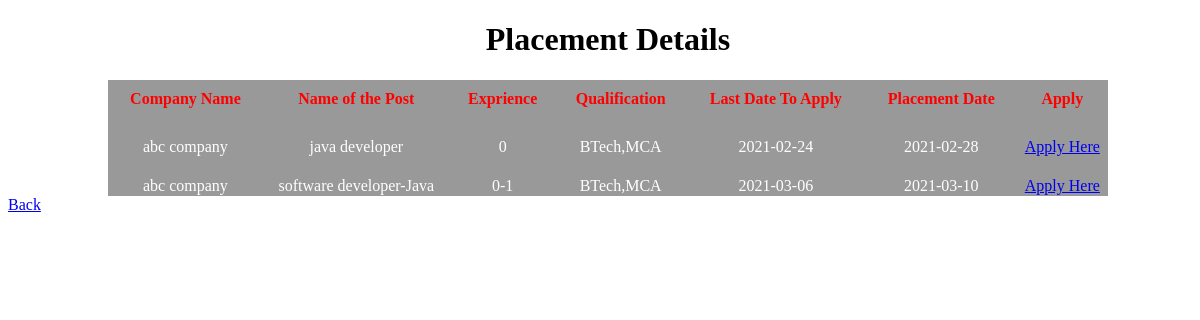
Page /view_placement_notification.php on the committed database.
### tables this page shows
CREATE TABLE `plcementnotificatiob_tb` (
  `noti_id` int(10) NOT NULL,
  `company_name` varchar(40) NOT NULL,
  `company_post` varchar(30) NOT NULL,
  `expeirience` varchar(10) NOT NULL,
  `add_date` date NOT NULL,
  `plcement_date` date NOT NULL,
  `last_date_to_apply` date NOT NULL,
  `qualifications` varchar(60) NOT NULL,
  `login_id` int(10) NOT NULL
);

### view_placement_notification.php (the view, shortened to what this page needs)
<?php
	require('db_connectivity.php');
?>
<!DOCTYPE html>
<html>
	<head>
		<link rel="stylesheet" href="css/view_placement_noti.css">
	</head>
	<body class="table">
	 <div>
	 <h1>Placement Details</h1>
		<table>
			<thead>
				<tr>
					<th>Company Name</th>
					<th>Name of the Post</th>
					<th>Exprience</th>
					<th>Qualification</th>
					<th>Last Date To Apply</th>
					<th>Placement Date</th>
					<th>Apply</th>
				</tr>
			</thead>
			<tbody>
				<?php
					$sql="select * from plcementnotificatiob_tb";
					if(mysqli_query($mysql,$sql))
					{
						$result=mysqli_query($mysql,$sql);
						if(mysqli_num_rows($result)>0)
						{
							while($row=mysqli_fetch_assoc($result))
							{
								echo "<tr>
									<td>".$row['company_name']."</td>
									<td>".$row['company_post']."</td>
									<td>".$row['expeirience']."</td>
									<td>".$row['qualifications']."</td>
									<td>".$row['last_date_to_apply']."</td>
									<td>".$row['plcement_date']."</td>
									<td><a href=apply_for_job.php?id=".$row['noti_id'].">Apply Here</a></td>
									</tr>";
							}
						}
					}
				?>
			</tbody>
		</table>
	  </div>
	  <a href="stud_home.php">Back</a>
	</body>
</html>

### css/view_placement_noti.css (style rules this page uses)
.table { background-image:url("../img/noti1.jpg"); background-size:cover; background-repeat:no-repeat; width:100%; }
h1 { text-align:center; color:black; }
table { border:0px solid; border-collapse:collapse; background-color:rgba(0,0,0,0.4); width:1000px; height:auto; margin-left:100px; padding:10px; margin-top:10px; }
th { margin-top:100px; border:0px solid; border-collapse:collapse; text-align:center; color:red; padding:10px; }
td { padding-top:20px; border:0px solid; margin-top:50px; border-collapse:collapse; text-align:center; color:white; }

### rows in the picture
plcementnotificatiob_tb: company_name "abc company", company_post "java developer", expeirience "0", qualifications "BTech,MCA", last_date_to_apply "2021-02-24", plcement_date "2021-02-28"
plcementnotificatiob_tb: company_name "abc company", company_post "software developer-Java", expeirience "0-1", qualifications "BTech,MCA", last_date_to_apply "2021-03-06", plcement_date "2021-03-10"
